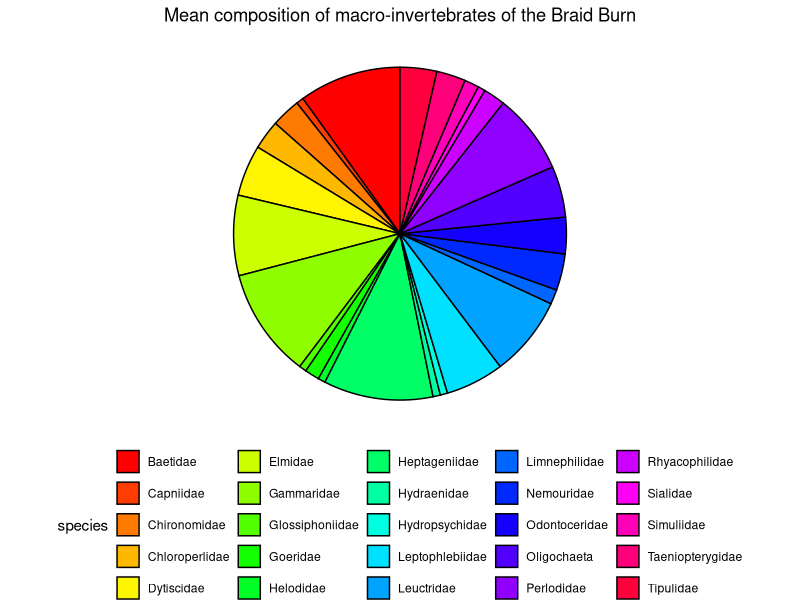
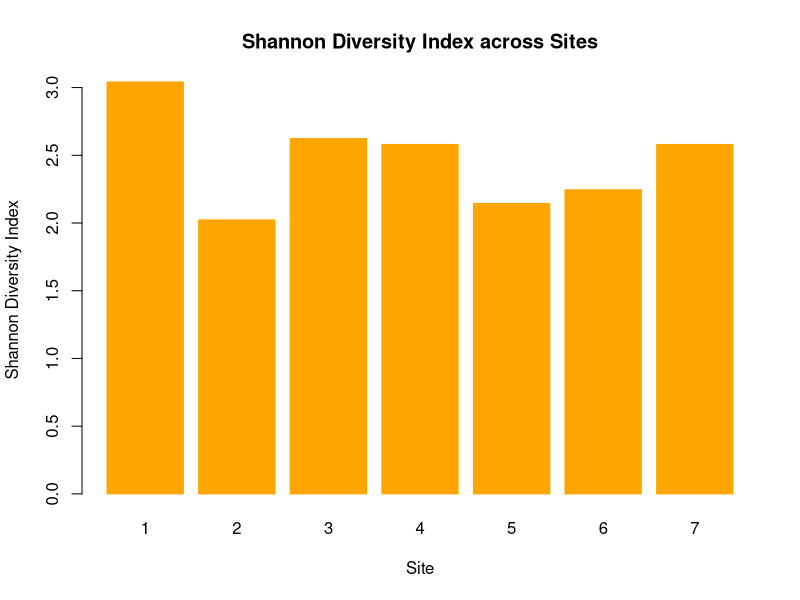
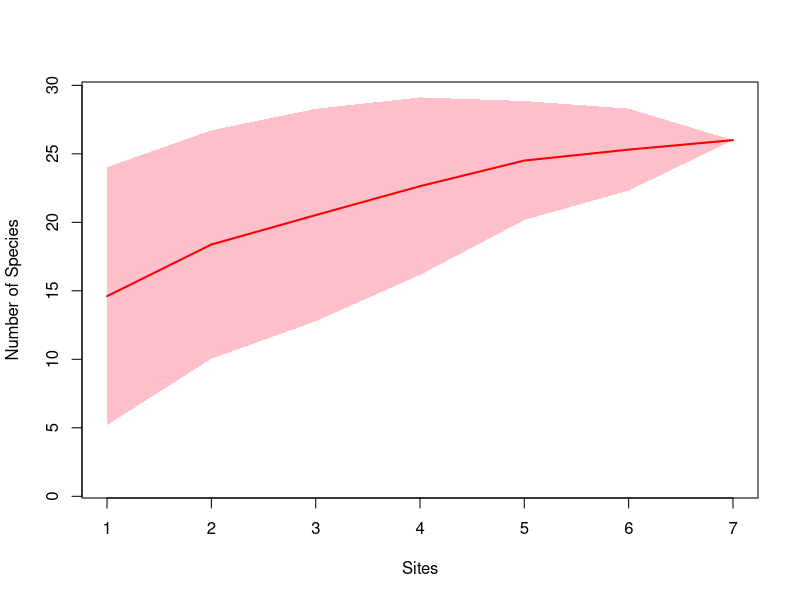

Here is the R script that generated these plots, in order: (Note: this script raises an error after producing the figures.)
install.packages("vegan")
library("vegan")
library('ggplot2')
invert<-read.csv("braidburn_biota.csv")
#use the diversity function to calculate shannon diversity index of the invertebrates data
invert.shan<-diversity(invert[,-1],index="shannon")
invert.shan

#plot the average diversity
invert.sites <- invert[, 1]
species <-invert[-1]
species.name<-colnames(invert[-1])
species.sum<-colSums(species)
species.ave<-species.sum/7
new.invert<- data.frame(species = species.name, count = species.ave)
ggplot(new.invert, aes(x = "", y = count, fill = species)) +
  geom_col(width = 1, color = "black") +
  coord_polar("y", start = 0) + 
  labs(title = "Mean composition of macro-invertebrates of the Braid Burn") + 
  scale_fill_manual(values = rainbow(length(unique(species.name)))) + 
  theme_void() + 
  theme(legend.position = "bottom" ,plot.title = element_text(hjust = 0.5))

#plot the shannon diversity index of 7 sites
barplot(invert.shan, 
        xlab="Site", ylab="Shannon Diversity Index",
        main="Shannon Diversity Index across Sites",
        names.arg=1:7,
        col="orange",
        border="orange")

#plot the species accumulation curve
invert.accum<-specaccum(invert, method="random")
plot(invert.accum, ci.type="polygon",
     col="red",
     lwd=2,
     ci.lty=0,
     ci.col="pink",
     ylab="Number of Species")

#gain the stress output of NMDS
invert.nmds<-metaMDS(invert,
                     k=2,     
                     distance="bray",
                     maxit=999,
                     trymax=500,
                     wascores=RUE,
)

invert.nmds

#run a stress plot to evaluate the model
stressplot(invert.nmds)
autoplot(invert.nmds, geom="text")+theme_bw()

